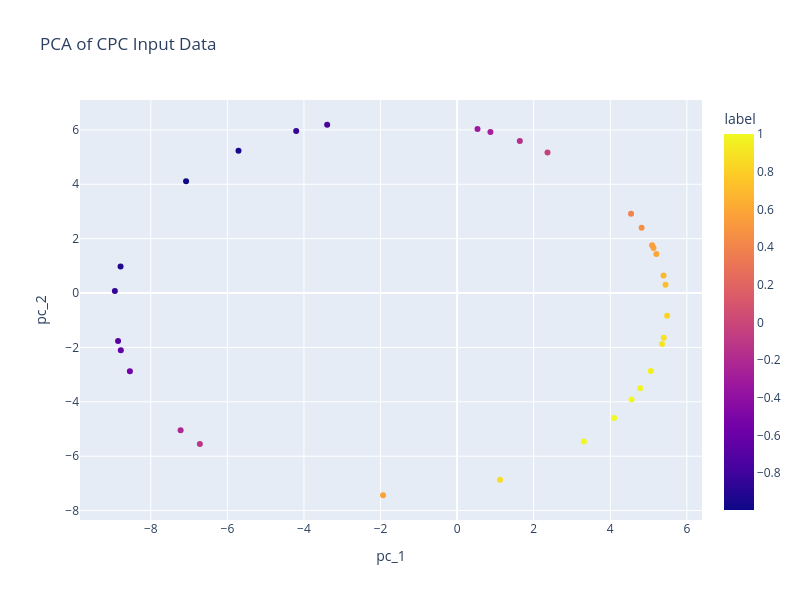

Notebook cell for this chart:
### Code cell
px.scatter(
    df_data_pca,
    x="pc_1",
    y="pc_2",
    color="label",
    title="PCA of CPC Input Data",
    width=800,
    height=600,
    color_continuous_scale="Viridis",
)

### Figure 1 — Plotly figure (JSON) as saved in the notebook; plotly's stock layout.template omitted (floating-point values rounded to 4 significant figures)
{"data": [{"hovertemplate": "pc_1=%{x}<br>pc_2=%{y}<br>label=%{marker.color}<extra></extra>", "legendgroup": "", "marker": {"color": [0.5978, -0.7683, -0.8376, 0.9018, 0.4709, 0.9806, -0.9955, 0.5792, 0.9564, -0.9122, -0.2143, -0.1148, -0.5499, -0.9413, 0.7223, 0.9915, -0.3199, 0.6871, 0.8867, -0.2726, 0.5705, 0.9999, 0.9883, -0.6807, -0.85, -0.1586, -0.04247, 0.5573, 0.8681, 0.8268, 0.3959, -0.6435], "coloraxis": "coloraxis", "symbol": "circle"}, "mode": "markers", "name": "", "orientation": "v", "showlegend": false, "type": "scatter", "x": [5.202, -3.394, -4.203, 5.352, 4.819, 4.781, -7.079, -1.935, 5.059, -8.79, -7.222, -6.72, -8.547, -5.71, 5.443, 4.556, 0.5324, 5.392, 5.396, 0.8697, 5.13, 4.098, 3.31, -8.856, -8.94, 1.638, 2.36, 5.093, 1.121, 5.486, 4.542, -8.784], "xaxis": "x", "y": [1.431, 6.188, 5.955, -1.87, 2.401, -3.502, 4.11, -7.436, -2.871, 0.976, -5.048, -5.551, -2.876, 5.23, 0.3072, -3.915, 6.033, 0.6458, -1.642, 5.919, 1.653, -4.593, -5.462, -1.768, 0.07063, 5.587, 5.171, 1.757, -6.868, -0.8397, 2.911, -2.103], "yaxis": "y"}], "layout": {"coloraxis": {"colorbar": {"title": {"text": "label"}}, "colorscale": [[0, "#0d0887"], [0.1111, "#46039f"], [0.2222, "#7201a8"], [0.3333, "#9c179e"], [0.4444, "#bd3786"], [0.5556, "#d8576b"], [0.6667, "#ed7953"], [0.7778, "#fb9f3a"], [0.8889, "#fdca26"], [1, "#f0f921"]]}, "height": 600, "legend": {"tracegroupgap": 0}, "title": {"text": "PCA of CPC Input Data"}, "width": 800, "xaxis": {"anchor": "y", "domain": [0, 1], "title": {"text": "pc_1"}}, "yaxis": {"anchor": "x", "domain": [0, 1], "title": {"text": "pc_2"}}}}
